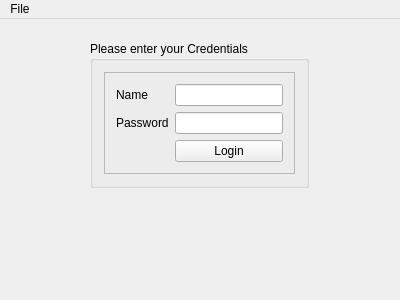
<?xml version="1.0" encoding="UTF-8"?>
<ui version="4.0">
 <class>MainWindow</class>
 <widget class="QMainWindow" name="MainWindow">
  <property name="geometry">
   <rect>
    <x>0</x>
    <y>0</y>
    <width>400</width>
    <height>300</height>
   </rect>
  </property>
  <property name="windowTitle">
   <string>MainWindow</string>
  </property>
  <widget class="QWidget" name="centralWidget">
   <layout class="QVBoxLayout" name="verticalLayout">
    <item>
     <widget class="QWidget" name="widget" native="true">
      <layout class="QHBoxLayout" name="horizontalLayout_2">
       <item>
        <spacer name="horizontalSpacer">
         <property name="orientation">
          <enum>Qt::Horizontal</enum>
         </property>
         <property name="sizeHint" stdset="0">
          <size>
           <width>52</width>
           <height>20</height>
          </size>
         </property>
        </spacer>
       </item>
       <item>
        <widget class="QGroupBox" name="groupBox">
         <property name="sizePolicy">
          <sizepolicy hsizetype="Minimum" vsizetype="Minimum">
           <horstretch>0</horstretch>
           <verstretch>0</verstretch>
          </sizepolicy>
         </property>
         <property name="title">
          <string>Please enter your Credentials</string>
         </property>
         <layout class="QHBoxLayout" name="horizontalLayout">
          <item>
           <widget class="QFrame" name="frame">
            <property name="sizePolicy">
             <sizepolicy hsizetype="Minimum" vsizetype="Minimum">
              <horstretch>0</horstretch>
              <verstretch>0</verstretch>
             </sizepolicy>
            </property>
            <property name="frameShape">
             <enum>QFrame::StyledPanel</enum>
            </property>
            <property name="frameShadow">
             <enum>QFrame::Raised</enum>
            </property>
            <layout class="QFormLayout" name="formLayout">
             <property name="fieldGrowthPolicy">
              <enum>QFormLayout::AllNonFixedFieldsGrow</enum>
             </property>
             <item row="0" column="0">
              <widget class="QLabel" name="label">
               <property name="text">
                <string>Name</string>
               </property>
              </widget>
             </item>
             <item row="0" column="1">
              <widget class="QLineEdit" name="lineEdit">
               <property name="sizePolicy">
                <sizepolicy hsizetype="Minimum" vsizetype="Fixed">
                 <horstretch>0</horstretch>
                 <verstretch>0</verstretch>
                </sizepolicy>
               </property>
              </widget>
             </item>
             <item row="1" column="0">
              <widget class="QLabel" name="label_2">
               <property name="text">
                <string>Password</string>
               </property>
              </widget>
             </item>
             <item row="1" column="1">
              <widget class="QLineEdit" name="lineEdit_2">
               <property name="sizePolicy">
                <sizepolicy hsizetype="Minimum" vsizetype="Fixed">
                 <horstretch>0</horstretch>
                 <verstretch>0</verstretch>
                </sizepolicy>
               </property>
              </widget>
             </item>
             <item row="2" column="1">
              <widget class="QPushButton" name="pushButton">
               <property name="text">
                <string>Login</string>
               </property>
              </widget>
             </item>
            </layout>
           </widget>
          </item>
         </layout>
        </widget>
       </item>
       <item>
        <spacer name="horizontalSpacer_2">
         <property name="orientation">
          <enum>Qt::Horizontal</enum>
         </property>
         <property name="sizeHint" stdset="0">
          <size>
           <width>69</width>
           <height>20</height>
          </size>
         </property>
        </spacer>
       </item>
      </layout>
     </widget>
    </item>
    <item>
     <spacer name="verticalSpacer">
      <property name="orientation">
       <enum>Qt::Vertical</enum>
      </property>
      <property name="sizeHint" stdset="0">
       <size>
        <width>20</width>
        <height>106</height>
       </size>
      </property>
     </spacer>
    </item>
   </layout>
  </widget>
  <widget class="QMenuBar" name="menuBar">
   <property name="geometry">
    <rect>
     <x>0</x>
     <y>0</y>
     <width>400</width>
     <height>21</height>
    </rect>
   </property>
   <widget class="QMenu" name="menuFile">
    <property name="title">
     <string>File</string>
    </property>
    <widget class="QMenu" name="menuSwitch_Language">
     <property name="title">
      <string>Switch Language</string>
     </property>
     <addaction name="actionEnglish"/>
     <addaction name="actionDeutsch"/>
    </widget>
    <addaction name="menuSwitch_Language"/>
    <addaction name="separator"/>
    <addaction name="actionExit"/>
   </widget>
   <addaction name="menuFile"/>
  </widget>
  <action name="actionExit">
   <property name="text">
    <string>Exit</string>
   </property>
  </action>
  <action name="actionEnglish">
   <property name="text">
    <string>English</string>
   </property>
  </action>
  <action name="actionDeutsch">
   <property name="text">
    <string>Deutsch</string>
   </property>
  </action>
 </widget>
 <layoutdefault spacing="6" margin="11"/>
 <resources/>
 <connections/>
</ui>
